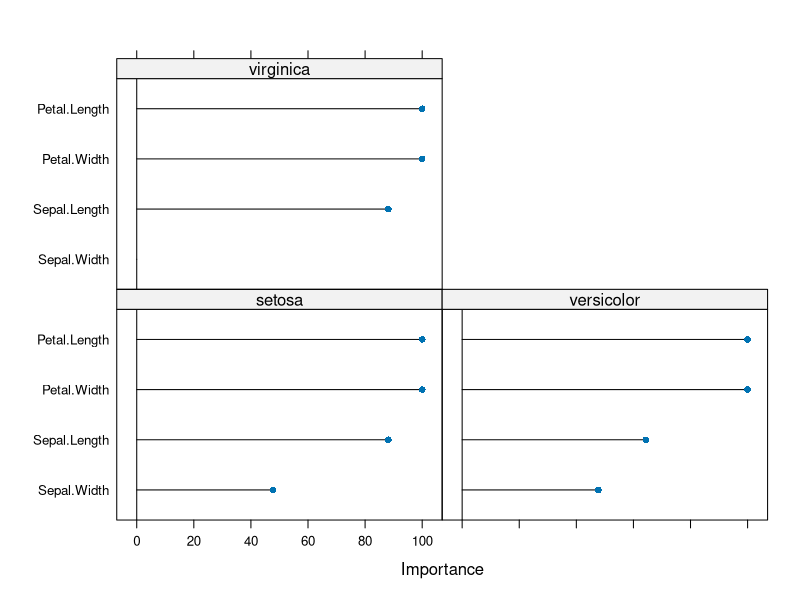

Reproduce this figure in R.
data(iris)

library(caret)
set.seed(1234)
index <- createDataPartition(iris$Species,
                             p = 0.7,
                             list = FALSE)

train <- iris[index,]
test <- iris [-index,]

# try k = 5
set.seed(1234)
model.knn <- train(Species ~.,
                   data = train,
                   preProcess = c("center", "scale"),
                   method = "knn",
                   trControl = trainControl(method = "none"),
                   metric = "Accuracy",
                   tuneGrid = data.frame(k=5))

#variable importance
varImp(model.knn)
plot(varImp(model.knn))

#evaluate the model on test data\
knnpred <- predict(model.knn, test)
confusionMatrix(knnpred, test$Species)
